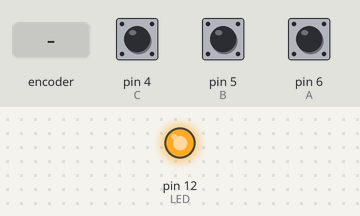
Simulated run of this sketch. Board: Arduino Uno, built with avr-gcc and run on an emulated ATmega328P. Parts: output pins drawn as LEDs (lit = HIGH). Dashed ring = blinking. Inputs (shaded band) come from the test bench; at power-on: pin 4 (C) HIGH, pin 5 (B) HIGH, pin 6 (A) HIGH.

Above: at 1.2 s.
1.3 s: rotary encoder on pin 6 (A) / pin 5 (B) turned 3 steps (first pin leading)
At 1.31 s:
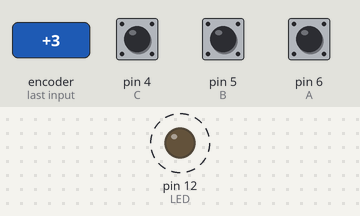
Timing chart, 0 to 4.3 s (numbered marks = the images above; inputs shaded):
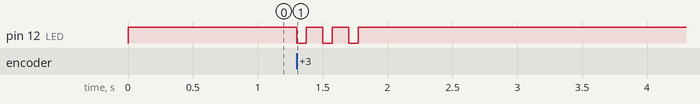

The sketch:

prb05.ino
```cpp
#define A 6
#define B 5
#define C 4
#define LED 12

void setup() {
  pinMode(A, INPUT);
  pinMode(B, INPUT);
  pinMode(C, INPUT);
  pinMode(LED, OUTPUT);
}

void loop() {
  int a = digitalRead(A);
  int b = digitalRead(B);
  int c = digitalRead(C);

  if ((a == 0 && b == 0 && c == 0) || (a == 0 && b == 1 && c == 0) || (a == 1 && b == 1 && c == 0) || (a == 1 && b == 1 && c == 1)) {
    digitalWrite(LED, HIGH);
  } else {
    digitalWrite(LED, LOW);
  }
}
```

Measured:
- after the input at 1.3 s, pin 12 (LED): alternates HIGH for 0.13 s and LOW for 0.08 s, 6 changes in all, then stays HIGH, starting at once
